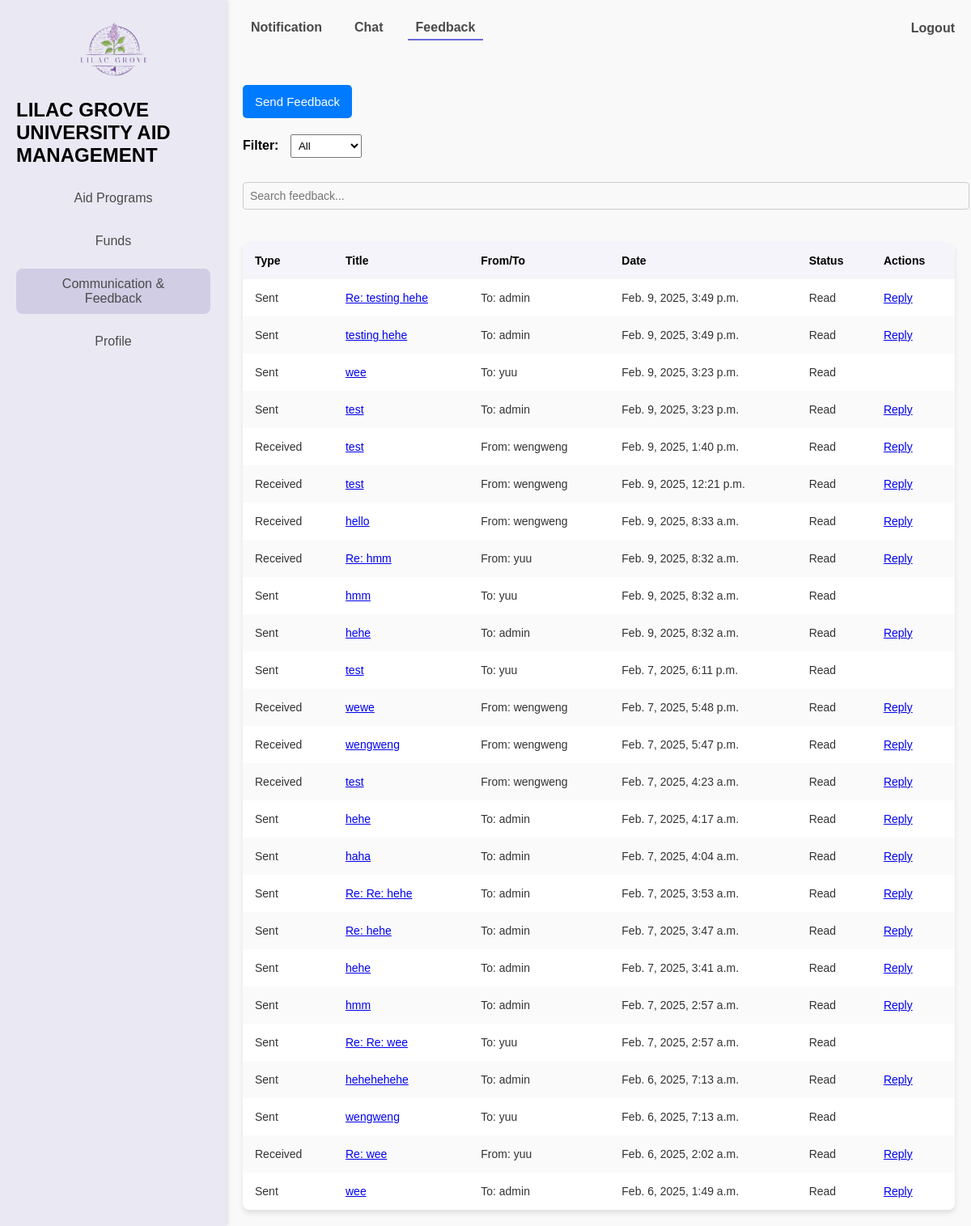
Screenshot of /profile/?tab=feedback (signed in) with the database file from the repository.
### feedbacks/models.py (models this page shows, shortened)
class Feedback(models.Model):
    CATEGORY_CHOICES = [
        ('system/application', 'System/Application'),
        ('aid_programs', 'Aid Programs'),
    ]
    sender = models.ForeignKey(settings.AUTH_USER_MODEL, related_name='sent_feedbacks', on_delete=models.CASCADE)
    receiver = models.ForeignKey(settings.AUTH_USER_MODEL, related_name='received_feedbacks', on_delete=models.CASCADE)
    title = models.CharField(max_length=255)
    message = models.TextField()
    category = models.CharField(max_length=20, choices=CATEGORY_CHOICES)
    attachment = models.FileField(upload_to='feedback_attachments/', blank=True, null=True)
    is_read = models.BooleanField(default=False)  # Track if the feedback is read
    created_at = models.DateTimeField(auto_now_add=True)
    updated_at = models.DateTimeField(auto_now=True)
    class Meta:
        db_table = 'feedback'

### users/models.py (models this page shows, shortened)
class Account(AbstractUser):
    ROLE_LIST = [
        ('student', 'Student'),
        ('officer', 'Aid Officer'),
        ('funder', 'Funder'),
        ('administrator', 'Administrator'),
    ]
    role = models.CharField(max_length=13, choices=ROLE_LIST)
    study_program = models.CharField(max_length=100, blank=True, null=True)  # only for Students
    years_of_study = models.IntegerField(blank=True, null=True)
    gpa = models.FloatField(blank=True, null=True)
    organization_name = models.CharField(max_length=255, blank=True, null=True)
    is_approved = models.BooleanField(default=False)
    phone_number = models.CharField(max_length=15, blank=True, null=True)
    created_at = models.DateTimeField(default=now)
    updated_at = models.DateTimeField(auto_now=True)
    class Meta:
        db_table = 'users_masterlist'

### users/views.py (the view)
# urls.py: path('profile/', views.dashboard, name = 'dashboard'),
@login_required
def dashboard(request):
    role_dashboard_map = {
        'administrator': admin_dashboard,
        'student': student_dashboard,
        'officer': officer_dashboard,
        'funder': funder_dashboard,
    }
    user_role = request.user.role
    if user_role in role_dashboard_map:
        return role_dashboard_map[user_role](request)
    else:
        messages.error(request, "Your role is not recognized. Please contact support.")
        return redirect('home')  # Redirect to a safe fallback page

### users/views.py (called while the page is built)
def role_required(role_name):
    def decorator(view_func):
        def wrapper(request, *args, **kwargs):
            if request.user.role != role_name:
                raise PermissionDenied("You do not have permission to access this page.")
            return view_func(request, *args, **kwargs)
        return wrapper
    return decorator

def get_navbar_content(user_role, active_menu):
    return NAVBAR_CONTENT.get(user_role, {}).get(active_menu, [])

def get_feedback_list(user):
    feedback_entries = Feedback.objects.filter(
        Q(sender=user) | Q(receiver=user)
    ).order_by('-created_at')
    return [
        {'feedback': feedback, 'type': 'Sent' if feedback.sender == user else 'Received'}
        for feedback in feedback_entries
    ]

def get_notifications_list(user):
    return Notification.objects.filter(user=user).order_by('-created_at')

def get_aids_list():
    return AidProgram.objects.all()

def get_application_statuses(user):
    if user.role == 'student':
        return ApplicationStatus.objects.filter(student=user)
    elif user.role == 'officer':
        return ApplicationStatus.objects.all()
    else:
        raise PermissionDenied("You do not have permission to view application statuses.")

### users/templates/dashboards/dashboard.html (shortened to what this page needs)
{% extends "base.html" %}
{% load static %}
{% block statics %}
    <link rel="stylesheet" href="{% static 'css/Dashboard.css' %}">
{% endblock statics %}
{% block content %}
    <div class="container">
        <aside class="sidebar">
            <div class="logo">
                <img src="{% static "img/logo.png" %}" alt="Lilac Grove Logo">
                <h1>LILAC GROVE UNIVERSITY AID MANAGEMENT</h1>
            </div>
            <nav class="menu">
                {% block menu %}
                <a href="{% url 'dashboard' %}?tab=financial_aid" class="menu-item {% if active_menu == 'AidPrograms' %}active{% endif %}">
                    Aid Programs
                </a>
                <a href="{% url 'dashboard' %}?tab=fund_utilization" class="menu-item {% if active_menu == 'funds' %}active{% endif %}">
                    Funds
                </a>
                <a href="{% url 'dashboard' %}?tab=notification" class="menu-item {% if active_menu == 'communication' %}active{% endif %}">
                    Communication &amp;<br>
                    Feedback
                </a>
                <a href="{% url 'dashboard' %}?tab=my_profile" class="menu-item {% if active_menu == 'profile' %}active{% endif %}">
                    Profile
                </a>
                {% endblock menu %}
            </nav>
        </aside>
        <main class="content">
            <div class="navbar">
                <div class="tabs">
                    {% for item in navbar_content %}
                    <a href="{% url 'dashboard' %}?tab={{ item.tab }}" class="tab {% if active_tab == item.tab %}active{% endif %}">
                        {{ item.name }}
                    </a>
                    {% endfor %}
                </div>
                <div class="logout">
                    <a href="{% url "logout" %}">Logout</a>
                </div>
            </div>
            {% if active_tab == 'feedback' %}
                    {% include "feedbacks/feedback.html" %}
            {% elif active_tab == 'notification' %}
                {% include "notifications/list.html" %}
            {% elif active_tab == 'chat' %}
                {% include "chats/chat.html" %}
            {% endif %}
        </main>
    </div>
{% endblock content %}

### feedbacks/templates/feedbacks/feedback.html (shortened to what this page needs)
{% load static %}
<!DOCTYPE html>
<html lang="en">
<head>
    <link rel="stylesheet" href="{% static 'css/feedbacks.css' %}">
</head>
<body>
    <div class="actions">
        <button onclick="openModal('send-feedback')">Send Feedback</button>
    </div>
    <div class="filters">
        <label for="filter-dropdown">Filter:</label>
        <select id="filter-dropdown" onchange="filterFeedback(this.value)">
            <option value="all">All</option>
        </select>
    </div>
    <div class="search-bar">
        <input type="text" id="search-input" placeholder="Search feedback..." onkeyup="filterFeedback()">
    </div>
    <table id="feedback-table">
        <thead>
            <tr>
                <th>Type</th>
                <th>Title</th>
                <th>From/To</th>
                <th>Date</th>
                <th>Status</th>
                <th>Actions</th>
            </tr>
        </thead>
        <tbody>
            {% for item in feedback_list %}
                <tr class="feedback-row {% if item.type == 'Sent' %}sent{% else %}received{% endif %}">
                    <td>{{ item.type }}</td>
                    <td>
                        <a href="#"
                            onclick="showFeedbackContent(
                                '{{ item.feedback.id }}',
                                '{{ item.feedback.title|escapejs }}',
                                '{{ item.feedback.message|escapejs }}',
                                {% if item.feedback.attachment %}'{{ item.feedback.attachment.url|escapejs }}'{% else %}null{% endif %}
                            )">
                            {{ item.feedback.title }}
                        </a>
                    </td>
                    <td>
                        {% if item.type == 'Sent' %}
                            To: {{ item.feedback.receiver.username }}
                        {% else %}
                            From: {{ item.feedback.sender.username }}
                        {% endif %}
                    </td>
                    <td>{{ item.feedback.created_at }}</td>
                    <td id="status-{{item.feedback.id}}">
                        {% if not item.feedback.is_read and item.feedback.receiver == request.user %}
                            <strong>Unread</strong>
                        {% else %}
                            Read
                        {% endif %}
                    </td>
                    <td>
                        {% if item.feedback.receiver == request.user %}
                            <a href="#" onclick="openReplyModal({{ item.feedback.id }})">Reply</a>
                        {% endif %}
                    </td>
                </tr>
            {% empty %}
                <tr>
                    <td colspan="6">No feedback available.</td>
                </tr>
            {% endfor %}
        </tbody>
    </table>
</body>
</html>

### static/css/main.css (style rules this page uses)
body { font-family: Arial, sans-serif; margin: 0; padding: 0; background-color: #f9f9f9; min-height: 100vh; display: flex; justify-content: center; align-items: center; }

### users/static/css/dashboard.css (style rules this page uses)
.container { display: flex; min-height: 100vh; width: 100%; margin: 0; padding: 0; overflow: hidden; }
.sidebar { width: 240px; background-color: #eae8f2; padding: 20px; box-shadow: 2px 0 5px rgba(0, 0, 0, 0.1); }
.logo img { max-width: 120px; margin: 0 auto 20px; display: block; }
.menu { display: flex; flex-direction: column; gap: 15px; }
.menu-item { text-decoration: none; color: #4a4a4a; font-size: 16px; padding: 10px; text-align: center; border-radius: 8px; transition: background-color 0.3s; }
.menu-item:hover, .menu-item.active { background-color: #d1cde5; color: #4a4a4a; }
.content { flex: 1; display: flex; flex-direction: column; padding: 20px; box-sizing: border-box; width: calc(100% - 240px); overflow-y: auto; }
.navbar { display: flex; justify-content: space-between; align-items: center; margin-bottom: 20px; }
.tabs { display: flex; gap: 20px; }
.tab { text-decoration: none; font-weight: bold; color: #4a4a4a; padding: 5px 10px; border-bottom: 2px solid transparent; transition: border-color 0.3s; }
.tab.active { border-color: #6b6bdf; }
.logout a { text-decoration: none; color: #4a4a4a; font-weight: bold; }
label { font-weight: bold; margin-bottom: 5px; }
input { padding: 10px; border: 1px solid #ccc; border-radius: 5px; background-color: #f9f9f9; font-size: 14px; }

### feedbacks/static/css/feedbacks.css (style rules this page uses)
.actions, .filters, .search-bar { margin-bottom: 20px; }
.filters select { padding: 5px; margin-left: 10px; }
.search-bar input { width: 100%; padding: 8px; margin-top: 10px; border: 1px solid #ccc; border-radius: 4px; }
table { width: 100%; border-collapse: collapse; margin-top: 20px; background-color: #fff; box-shadow: 0 4px 6px rgba(0, 0, 0, 0.1); border-radius: 8px; overflow: hidden; }
table th, table td { padding: 15px; text-align: left; }
table th { background-color: #f5f4fa; font-size: 14px; }
table tr:nth-child(even) { background-color: #fafafa; }
table td { font-size: 14px; color: #333; }
button { background-color: #007BFF; color: white; padding: 12px 15px; border: none; border-radius: 5px; cursor: pointer; font-size: 15px; transition: background-color 0.3s ease; margin-top: 35px; }

### rows the page displays
Feedback: type "Sent", feedback "Re: testing hehe", feedback.receiver.username "admin", feedback.created_at "Feb. 9, 2025, 3:49 p.m.", is_read "Read"
Feedback: type "Sent", feedback "testing hehe", feedback.receiver.username "admin", feedback.created_at "Feb. 9, 2025, 3:49 p.m.", is_read "Read"
Feedback: type "Sent", feedback "wee", feedback.receiver.username "yuu", feedback.created_at "Feb. 9, 2025, 3:23 p.m.", is_read "Read"
Feedback: type "Sent", feedback "test", feedback.receiver.username "admin", feedback.created_at "Feb. 9, 2025, 3:23 p.m.", is_read "Read"
Feedback: type "Received", feedback "test", feedback.sender.username "wengweng", feedback.created_at "Feb. 9, 2025, 1:40 p.m.", is_read "Read"
Feedback: type "Received", feedback "test", feedback.sender.username "wengweng", feedback.created_at "Feb. 9, 2025, 12:21 p.m.", is_read "Read"
Feedback: type "Received", feedback "hello", feedback.sender.username "wengweng", feedback.created_at "Feb. 9, 2025, 8:33 a.m.", is_read "Read"
Feedback: type "Received", feedback "Re: hmm", feedback.sender.username "yuu", feedback.created_at "Feb. 9, 2025, 8:32 a.m.", is_read "Read"
Feedback: type "Sent", feedback "hmm", feedback.receiver.username "yuu", feedback.created_at "Feb. 9, 2025, 8:32 a.m.", is_read "Read"
Feedback: type "Sent", feedback "hehe", feedback.receiver.username "admin", feedback.created_at "Feb. 9, 2025, 8:32 a.m.", is_read "Read"
Feedback: type "Sent", feedback "test", feedback.receiver.username "yuu", feedback.created_at "Feb. 7, 2025, 6:11 p.m.", is_read "Read"
Feedback: type "Received", feedback "wewe", feedback.sender.username "wengweng", feedback.created_at "Feb. 7, 2025, 5:48 p.m.", is_read "Read"
Feedback: type "Received", feedback "wengweng", feedback.sender.username "wengweng", feedback.created_at "Feb. 7, 2025, 5:47 p.m.", is_read "Read"
Feedback: type "Received", feedback "test", feedback.sender.username "wengweng", feedback.created_at "Feb. 7, 2025, 4:23 a.m.", is_read "Read"
Feedback: type "Sent", feedback "hehe", feedback.receiver.username "admin", feedback.created_at "Feb. 7, 2025, 4:17 a.m.", is_read "Read"
Feedback: type "Sent", feedback "haha", feedback.receiver.username "admin", feedback.created_at "Feb. 7, 2025, 4:04 a.m.", is_read "Read"
Feedback: type "Sent", feedback "Re: Re: hehe", feedback.receiver.username "admin", feedback.created_at "Feb. 7, 2025, 3:53 a.m.", is_read "Read"
Feedback: type "Sent", feedback "Re: hehe", feedback.receiver.username "admin", feedback.created_at "Feb. 7, 2025, 3:47 a.m.", is_read "Read"
Feedback: type "Sent", feedback "hehe", feedback.receiver.username "admin", feedback.created_at "Feb. 7, 2025, 3:41 a.m.", is_read "Read"
Feedback: type "Sent", feedback "hmm", feedback.receiver.username "admin", feedback.created_at "Feb. 7, 2025, 2:57 a.m.", is_read "Read"
Feedback: type "Sent", feedback "Re: Re: wee", feedback.receiver.username "yuu", feedback.created_at "Feb. 7, 2025, 2:57 a.m.", is_read "Read"
Feedback: type "Sent", feedback "hehehehehe", feedback.receiver.username "admin", feedback.created_at "Feb. 6, 2025, 7:13 a.m.", is_read "Read"
Feedback: type "Sent", feedback "wengweng", feedback.receiver.username "yuu", feedback.created_at "Feb. 6, 2025, 7:13 a.m.", is_read "Read"
Feedback: type "Received", feedback "Re: wee", feedback.sender.username "yuu", feedback.created_at "Feb. 6, 2025, 2:02 a.m.", is_read "Read"
Feedback: type "Sent", feedback "wee", feedback.receiver.username "admin", feedback.created_at "Feb. 6, 2025, 1:49 a.m.", is_read "Read"

### other values shown
{{ item.name }} "Notification" "Chat" "Feedback"
